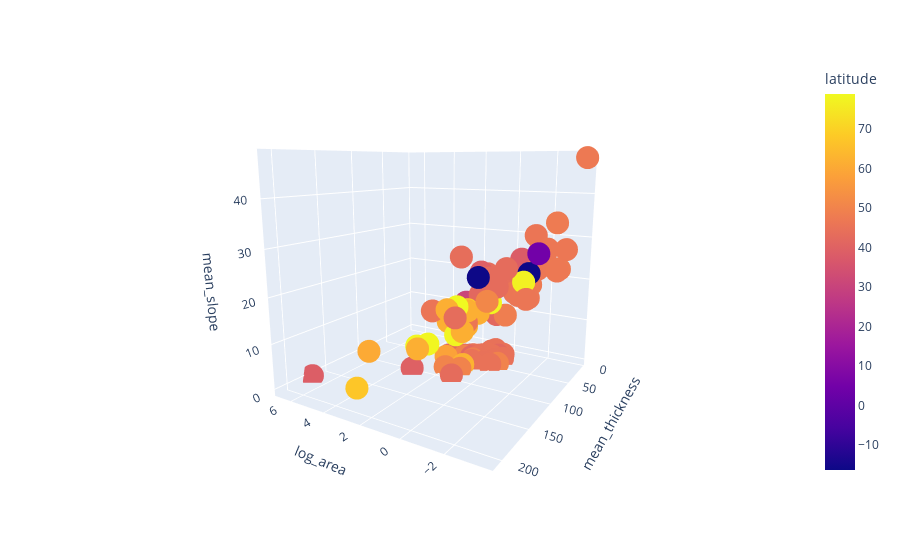

Notebook code cell kept with this figure:
### Markdown cell above
### b) 3D Scatter plot using Plotly (1 point)

Use the plotly ``scatter_3d`` plot. Make sure to change the pandas series for log scales.

### Code cell
fig = px.scatter_3d(df, x='log_area', y='mean_thickness', z='mean_slope',
              color='latitude')
fig.show()
